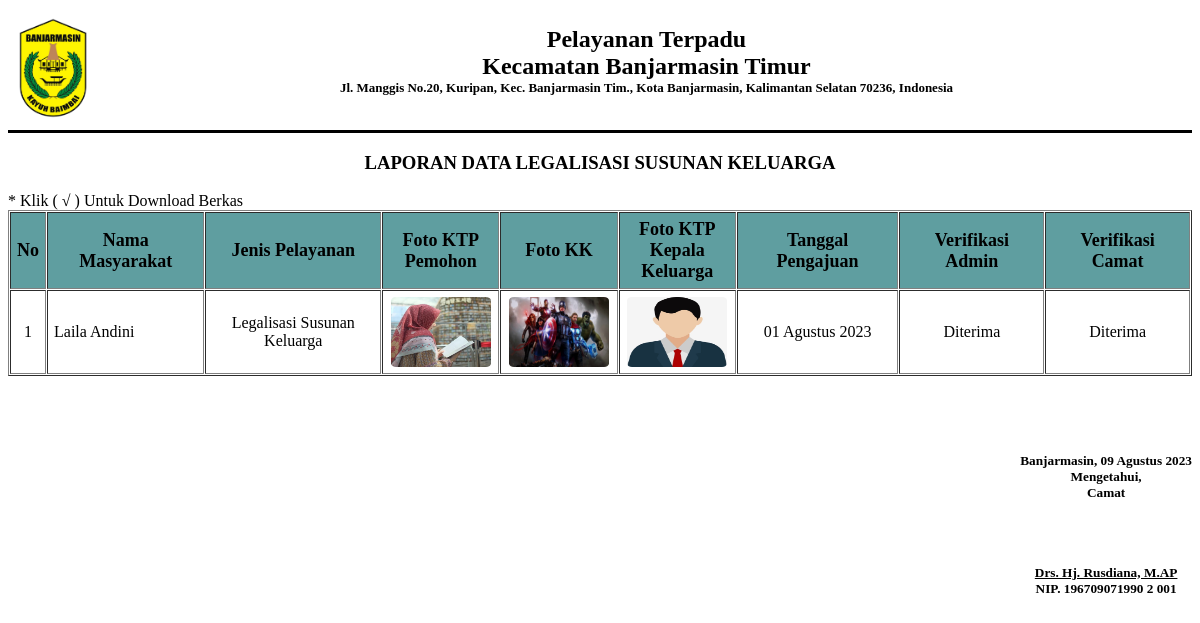
/laporan/l_sk.php, run on the app's committed database.
### tables this page shows
CREATE TABLE `s_keluarga` (
  `id_sk` int(11) NOT NULL,
  `id_msy` int(11) NOT NULL,
  `id_pelayanan` int(11) NOT NULL,
  `p_ktp` varchar(99) DEFAULT NULL,
  `p_kk` varchar(99) DEFAULT NULL,
  `ktp_k` varchar(99) DEFAULT NULL,
  `tgl` date NOT NULL,
  `statusAdmin` varchar(19) DEFAULT 'Proses',
  `statusCamat` varchar(19) NOT NULL DEFAULT 'Proses',
  `qrCode` varchar(225) DEFAULT NULL
);

CREATE TABLE `masyarakat` (
  `id_msy` int(11) NOT NULL,
  `id_user` int(11) NOT NULL,
  `no_ktp` varchar(30) NOT NULL,
  `nama` varchar(30) NOT NULL,
  `tmpt_lhr` varchar(25) NOT NULL,
  `tgl_lhr` date NOT NULL,
  `alamat` varchar(50) NOT NULL,
  `agama` varchar(15) NOT NULL,
  `jk` varchar(11) NOT NULL,
  `no_tlp` varchar(15) NOT NULL
);

CREATE TABLE `pelayanan` (
  `id_pelayanan` int(11) NOT NULL,
  `j_pelayanan` varchar(55) NOT NULL,
  `biaya` varchar(25) NOT NULL,
  `waktu` varchar(25) NOT NULL
);

### laporan/l_sk.php (the view, shortened to what this page needs)
<?php
include "../db/koneksi.php";
$no = 1;
if (isset($_POST['cetak3'])) {
    $tgl1 = $_POST['tgl1'];
    $tgl2 = $_POST['tgl2'];
    $sql = mysqli_query($link, "SELECT * FROM s_keluarga sk
  join masyarakat m on sk.id_msy = m.id_msy
  join pelayanan p on sk.id_pelayanan = p.id_pelayanan WHERE sk.tgl BETWEEN '$tgl1' AND '$tgl2' ORDER BY sk.tgl ");
    $label = 'LAPORAN DATA LEGALISASI SUSUNAN KELUARGA  <br> Tanggal : ' . tgl($tgl1) . ' s/d ' . tgl($tgl2);
} else {
    $sql = mysqli_query($link, "SELECT * FROM s_keluarga sk
  join masyarakat m on sk.id_msy = m.id_msy
  join pelayanan p on sk.id_pelayanan = p.id_pelayanan ORDER BY sk.tgl  ");
    $label = 'LAPORAN DATA LEGALISASI SUSUNAN KELUARGA';
}
$bln = array(
    '01' => 'Januari',
    '02' => 'Februari',
    '03' => 'Maret',
    '04' => 'April',
    '05' => 'Mei',
    '06' => 'Juni',
    '07' => 'Juli',
    '08' => 'Agustus',
    '09' => 'September',
    '10' => 'Oktober',
    '11' => 'November',
    '12' => 'Desember'
);
function tgl($tanggal)
{
    $bulan = array(
        1 =>   'Januari',
        'Februari',
        'Maret',
        'April',
        'Mei',
        'Juni',
        'Juli',
        'Agustus',
        'September',
        'Oktober',
        'November',
        'Desember'
    );
    $pecahkan = explode('-', $tanggal);
    return $pecahkan[2] . ' ' . $bulan[(int) $pecahkan[1]] . ' ' . $pecahkan[0];
}
?>
<!DOCTYPE html>
<html>
<head>
</head>
<body>
    <img src="../image/bjm.png" alt="Logo" align="left" width="90" height="120">
    <p align="center"><b>
            <br>
            <font size="5">Pelayanan Terpadu <br> Kecamatan Banjarmasin Timur </font><br>
            <font size="2">Jl. Manggis No.20, Kuripan, Kec. Banjarmasin Tim., Kota Banjarmasin, Kalimantan Selatan
                70236, Indonesia </font><br>
            <br>
            <hr size="3px" color="black">
        </b></p>
    <h3>
        <center>
            <?php echo $label ?>
        </center>
    </h3>
    <div class="row">
        <div class="col-sm-12">
            <div class="card-box table-responsive">
                <table border="1" cellspacing="1" cellpadding="6" width="100%">
                    <thead style="background-color: #5F9EA0">
                        <tr>
                            <th style="text-align: center; font-size: 18px;">No</th>
                            <th style="text-align: center; font-size: 18px;">Nama Masyarakat</th>
                            <th style="text-align: center; font-size: 18px; width:15%;">Jenis Pelayanan</th>
                            <th style="text-align: center; font-size: 18px; width:10%;">Foto KTP Pemohon</th>
                            <th style="text-align: center; font-size: 18px; width:10%;">Foto KK</th>
                            <th style="text-align: center; font-size: 18px; width:10%;">Foto KTP Kepala Keluarga</th>
                            <th style="text-align: center; font-size: 18px;">Tanggal Pengajuan</th>
                            <th style="text-align: center; font-size: 18px;">Verifikasi Admin</th>
                            <th style="text-align: center; font-size: 18px;">Verifikasi Camat</th>
                        </tr>
                    </thead>
                    <tbody>
                        <?php while ($data = mysqli_fetch_array($sql)) { ?>
                        <tr>
                            <td align="center"><?php echo $no++; ?></td>
                            <td align="left"><?= $data['nama']; ?></td>
                            <td align="center"> <?= $data['j_pelayanan']; ?></td>
                            <td class="w-7" align="center">
                                <?php echo "<a href='$data[p_ktp]' download><img src='$data[p_ktp]' width='100' height='70' style='border-radius: 5%;' /></a>"; ?>
                            </td>
                            <td class="w-10" align="center">
                                <?php echo "<a href='$data[p_kk]' download><img src='$data[p_kk]' width='100' height='70' style='border-radius: 5%;' /></a>"; ?>
                            </td>
                            <td class="w-10" align="center">
                                <?php echo "<a href='$data[ktp_k]' download><img src='$data[ktp_k]' width='100' height='70' style='border-radius: 5%;' /></a>"; ?>
                            </td>
                            <td align="center"><?= tgl($data['tgl']) ?></td>
                            <td align="center"><?php echo $data['statusAdmin']; ?></td>
                            <td align="center"><?php echo $data['statusCamat']; ?></td>
                        </tr>
                        <?php } ?>
                    </tbody>
                </table>
            </div>
        </div>
    </div>
    <br>
    <br>
    <br>
    <div style="text-align: center; display: inline-block; float: right;">
        <h5>
            Banjarmasin, <?php echo date('d') . ' ' . $bln[date('m')] . ' ' . date('Y') ?><br>
            Mengetahui,<br>
            Camat<br>
            <br><br>
            <br><br>
            <u><b>Drs. Hj. Rusdiana, M.AP </b></u><br>
            <b>NIP. 196709071990 2 001</b><br>
        </h5>
    </div>
</body>
</html>

### laporan/l_sk.php (style rules this page uses)
a { color: var(--bs-link-color); text-decoration: none; }

### data on the page
s_keluarga: id_msy.nama "Laila Andini", id_pelayanan.j_pelayanan "Legalisasi Susunan Keluarga", p_ktp (picture), p_kk (picture), ktp_k (picture), tgl "01 Agustus 2023", statusAdmin "Diterima", statusCamat "Diterima"

### other printed values
$label "LAPORAN DATA LEGALISASI SUSUNAN KELUARGA"
